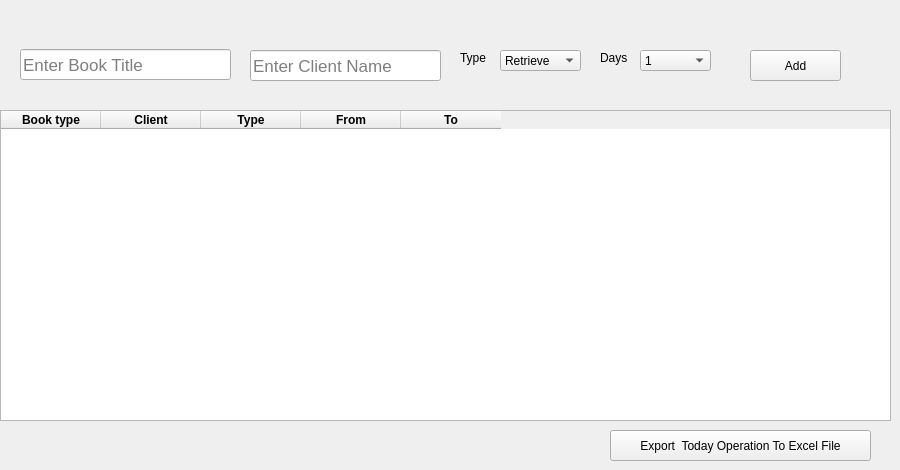
    <widget class="QWidget" name="tab">
     <attribute name="title">
      <string>Tab 1</string>
     </attribute>
     <widget class="QTableWidget" name="tableWidget">
      <property name="geometry">
       <rect>
        <x>0</x>
        <y>110</y>
        <width>891</width>
        <height>311</height>
       </rect>
      </property>
      <property name="font">
       <font>
        <weight>75</weight>
        <bold>true</bold>
       </font>
      </property>
      <column>
       <property name="text">
        <string>Book type</string>
       </property>
      </column>
      <column>
       <property name="text">
        <string>Client</string>
       </property>
      </column>
      <column>
       <property name="text">
        <string>Type</string>
       </property>
      </column>
      <column>
       <property name="text">
        <string>From</string>
       </property>
      </column>
      <column>
       <property name="text">
        <string>To</string>
       </property>
      </column>
     </widget>
     <widget class="QLineEdit" name="lineEdit">
      <property name="geometry">
       <rect>
        <x>20</x>
        <y>49</y>
        <width>211</width>
        <height>31</height>
       </rect>
      </property>
      <property name="font">
       <font>
        <family>Segoe UI</family>
        <pointsize>13</pointsize>
       </font>
      </property>
      <property name="placeholderText">
       <string>Enter Book Title</string>
      </property>
     </widget>
     <widget class="QPushButton" name="pushButton_6">
      <property name="geometry">
       <rect>
        <x>750</x>
        <y>50</y>
        <width>91</width>
        <height>31</height>
       </rect>
      </property>
      <property name="text">
       <string>Add</string>
      </property>
     </widget>
     <widget class="QComboBox" name="comboBox">
      <property name="geometry">
       <rect>
        <x>500</x>
        <y>50</y>
        <width>81</width>
        <height>21</height>
       </rect>
      </property>
      <item>
       <property name="text">
        <string>Retrieve</string>
       </property>
      </item>
      <item>
       <property name="text">
        <string>Rent</string>
       </property>
      </item>
     </widget>
     <widget class="QComboBox" name="comboBox_2">
      <property name="geometry">
       <rect>
        <x>640</x>
        <y>50</y>
        <width>71</width>
        <height>21</height>
       </rect>
      </property>
      <item>
       <property name="text">
        <string>1</string>
       </property>
      </item>
      <item>
       <property name="text">
        <string>2</string>
       </property>
      </item>
      <item>
       <property name="text">
        <string>3</string>
       </property>
      </item>
      <item>
       <property name="text">
        <string>4</string>
       </property>
      </item>
      <item>
       <property name="text">
        <string>5</string>
       </property>
      </item>
      <item>
       <property name="text">
        <string>6</string>
       </property>
      </item>
      <item>
       <property name="text">
        <string>7</string>
       </property>
      </item>
      <item>
       <property name="text">
        <string>8</string>
       </property>
      </item>
      <item>
       <property name="text">
        <string>9</string>
       </property>
      </item>
      <item>
       <property name="text">
        <string>10</string>
       </property>
      </item>
     </widget>
     <widget class="QLabel" name="label">
      <property name="geometry">
       <rect>
        <x>460</x>
        <y>50</y>
        <width>31</width>
        <height>16</height>
       </rect>
      </property>
      <property name="text">
       <string>Type</string>
      </property>
     </widget>
     <widget class="QLabel" name="label_2">
      <property name="geometry">
       <rect>
        <x>600</x>
        <y>50</y>
        <width>31</width>
        <height>16</height>
       </rect>
      </property>
      <property name="text">
       <string>Days</string>
      </property>
     </widget>
     <widget class="QLineEdit" name="lineEdit_29">
      <property name="geometry">
       <rect>
        <x>250</x>
        <y>50</y>
        <width>191</width>
        <height>31</height>
       </rect>
      </property>
      <property name="font">
       <font>
        <family>Segoe UI</family>
        <pointsize>13</pointsize>
       </font>
      </property>
      <property name="placeholderText">
       <string>Enter Client Name</string>
      </property>
     </widget>
     <widget class="QPushButton" name="pushButton_29">
      <property name="geometry">
       <rect>
        <x>610</x>
        <y>430</y>
        <width>261</width>
        <height>31</height>
       </rect>
      </property>
      <property name="text">
       <string>Export  Today Operation To Excel File</string>
      </property>
     </widget>
    </widget>
